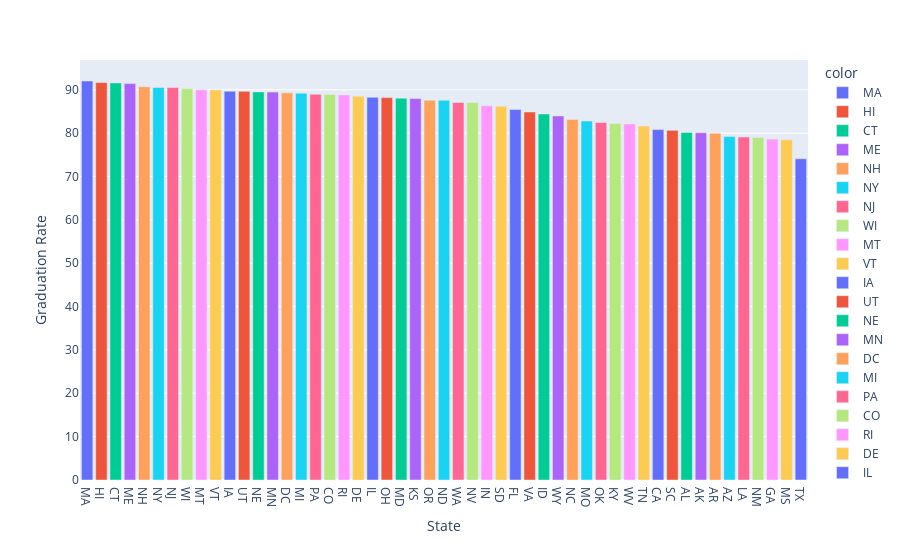

Source (notebook cell):
### Code cell
fig = px.bar(x=graduation_rate['Geographic Area'], y=graduation_rate['percent_completed_hs'], 
							hover_name=graduation_rate['percent_completed_hs'], color=graduation_rate['Geographic Area'],
							color_continuous_scale='Agsunset')
fig.update_layout(xaxis_title='State', yaxis_title='Graduation Rate', 
									coloraxis_showscale=False)
fig.update_traces(hovertemplate='State: %{x} <br>Graduation Rate: %{y}')
fig.show()

### Figure 1 — Plotly figure (JSON) as saved in the notebook; plotly's stock layout.template omitted (floating-point values rounded to 4 significant figures)
{"data": [{"alignmentgroup": "True", "hovertemplate": "State: %{x} <br>Graduation Rate: %{y}", "hovertext": [92.03], "legendgroup": "MA", "marker": {"color": "#636efa", "pattern": {"shape": ""}}, "name": "MA", "offsetgroup": "MA", "orientation": "v", "showlegend": true, "textposition": "auto", "type": "bar", "x": ["MA"], "xaxis": "x", "y": [92.03], "yaxis": "y"}, {"alignmentgroup": "True", "hovertemplate": "State: %{x} <br>Graduation Rate: %{y}", "hovertext": [91.67], "legendgroup": "HI", "marker": {"color": "#EF553B", "pattern": {"shape": ""}}, "name": "HI", "offsetgroup": "HI", "orientation": "v", "showlegend": true, "textposition": "auto", "type": "bar", "x": ["HI"], "xaxis": "x", "y": [91.67], "yaxis": "y"}, {"alignmentgroup": "True", "hovertemplate": "State: %{x} <br>Graduation Rate: %{y}", "hovertext": [91.59], "legendgroup": "CT", "marker": {"color": "#00cc96", "pattern": {"shape": ""}}, "name": "CT", "offsetgroup": "CT", "orientation": "v", "showlegend": true, "textposition": "auto", "type": "bar", "x": ["CT"], "xaxis": "x", "y": [91.59], "yaxis": "y"}, {"alignmentgroup": "True", "hovertemplate": "State: %{x} <br>Graduation Rate: %{y}", "hovertext": [91.43], "legendgroup": "ME", "marker": {"color": "#ab63fa", "pattern": {"shape": ""}}, "name": "ME", "offsetgroup": "ME", "orientation": "v", "showlegend": true, "textposition": "auto", "type": "bar", "x": ["ME"], "xaxis": "x", "y": [91.43], "yaxis": "y"}, {"alignmentgroup": "True", "hovertemplate": "State: %{x} <br>Graduation Rate: %{y}", "hovertext": [90.71], "legendgroup": "NH", "marker": {"color": "#FFA15A", "pattern": {"shape": ""}}, "name": "NH", "offsetgroup": "NH", "orientation": "v", "showlegend": true, "textposition": "auto", "type": "bar", "x": ["NH"], "xaxis": "x", "y": [90.71], "yaxis": "y"}, {"alignmentgroup": "True", "hovertemplate": "State: %{x} <br>Graduation Rate: %{y}", "hovertext": [90.54], "legendgroup": "NY", "marker": {"color": "#19d3f3", "pattern": {"shape": ""}}, "name": "NY", "offsetgroup": "NY", "orientation": "v", "showlegend": true, "textposition": "auto", "type": "bar", "x": ["NY"], "xaxis": "x", "y": [90.54], "yaxis": "y"}, {"alignmentgroup": "True", "hovertemplate": "State: %{x} <br>Graduation Rate: %{y}", "hovertext": [90.52], "legendgroup": "NJ", "marker": {"color": "#FF6692", "pattern": {"shape": ""}}, "name": "NJ", "offsetgroup": "NJ", "orientation": "v", "showlegend": true, "textposition": "auto", "type": "bar", "x": ["NJ"], "xaxis": "x", "y": [90.52], "yaxis": "y"}, {"alignmentgroup": "True", "hovertemplate": "State: %{x} <br>Graduation Rate: %{y}", "hovertext": [90.26], "legendgroup": "WI", "marker": {"color": "#B6E880", "pattern": {"shape": ""}}, "name": "WI", "offsetgroup": "WI", "orientation": "v", "showlegend": true, "textposition": "auto", "type": "bar", "x": ["WI"], "xaxis": "x", "y": [90.26], "yaxis": "y"}, {"alignmentgroup": "True", "hovertemplate": "State: %{x} <br>Graduation Rate: %{y}", "hovertext": [89.99], "legendgroup": "MT", "marker": {"color": "#FF97FF", "pattern": {"shape": ""}}, "name": "MT", "offsetgroup": "MT", "orientation": "v", "showlegend": true, "textposition": "auto", "type": "bar", "x": ["MT"], "xaxis": "x", "y": [89.99], "yaxis": "y"}, {"alignmentgroup": "True", "hovertemplate": "State: %{x} <br>Graduation Rate: %{y}", "hovertext": [89.98], "legendgroup": "VT", "marker": {"color": "#FECB52", "pattern": {"shape": ""}}, "name": "VT", "offsetgroup": "VT", "orientation": "v", "showlegend": true, "textposition": "auto", "type": "bar", "x": ["VT"], "xaxis": "x", "y": [89.98], "yaxis": "y"}, {"alignmentgroup": "True", "hovertemplate": "State: %{x} <br>Graduation Rate: %{y}", "hovertext": [89.67], "legendgroup": "IA", "marker": {"color": "#636efa", "pattern": {"shape": ""}}, "name": "IA", "offsetgroup": "IA", "orientation": "v", "showlegend": true, "textposition": "auto", "type": "bar", "x": ["IA"], "xaxis": "x", "y": [89.67], "yaxis": "y"}, {"alignmentgroup": "True", "hovertemplate": "State: %{x} <br>Graduation Rate: %{y}", "hovertext": [89.64], "legendgroup": "UT", "marker": {"color": "#EF553B", "pattern": {"shape": ""}}, "name": "UT", "offsetgroup": "UT", "orientation": "v", "showlegend": true, "textposition": "auto", "type": "bar", "x": ["UT"], "xaxis": "x", "y": [89.64], "yaxis": "y"}, {"alignmentgroup": "True", "hovertemplate": "State: %{x} <br>Graduation Rate: %{y}", "hovertext": [89.52], "legendgroup": "NE", "marker": {"color": "#00cc96", "pattern": {"shape": ""}}, "name": "NE", "offsetgroup": "NE", "orientation": "v", "showlegend": true, "textposition": "auto", "type": "bar", "x": ["NE"], "xaxis": "x", "y": [89.52], "yaxis": "y"}, {"alignmentgroup": "True", "hovertemplate": "State: %{x} <br>Graduation Rate: %{y}", "hovertext": [89.47], "legendgroup": "MN", "marker": {"color": "#ab63fa", "pattern": {"shape": ""}}, "name": "MN", "offsetgroup": "MN", "orientation": "v", "showlegend": true, "textposition": "auto", "type": "bar", "x": ["MN"], "xaxis": "x", "y": [89.47], "yaxis": "y"}, {"alignmentgroup": "True", "hovertemplate": "State: %{x} <br>Graduation Rate: %{y}", "hovertext": [89.3], "legendgroup": "DC", "marker": {"color": "#FFA15A", "pattern": {"shape": ""}}, "name": "DC", "offsetgroup": "DC", "orientation": "v", "showlegend": true, "textposition": "auto", "type": "bar", "x": ["DC"], "xaxis": "x", "y": [89.3], "yaxis": "y"}, {"alignmentgroup": "True", "hovertemplate": "State: %{x} <br>Graduation Rate: %{y}", "hovertext": [89.21], "legendgroup": "MI", "marker": {"color": "#19d3f3", "pattern": {"shape": ""}}, "name": "MI", "offsetgroup": "MI", "orientation": "v", "showlegend": true, "textposition": "auto", "type": "bar", "x": ["MI"], "xaxis": "x", "y": [89.21], "yaxis": "y"}, {"alignmentgroup": "True", "hovertemplate": "State: %{x} <br>Graduation Rate: %{y}", "hovertext": [88.97], "legendgroup": "PA", "marker": {"color": "#FF6692", "pattern": {"shape": ""}}, "name": "PA", "offsetgroup": "PA", "orientation": "v", "showlegend": true, "textposition": "auto", "type": "bar", "x": ["PA"], "xaxis": "x", "y": [88.97], "yaxis": "y"}, {"alignmentgroup": "True", "hovertemplate": "State: %{x} <br>Graduation Rate: %{y}", "hovertext": [88.93], "legendgroup": "CO", "marker": {"color": "#B6E880", "pattern": {"shape": ""}}, "name": "CO", "offsetgroup": "CO", "orientation": "v", "showlegend": true, "textposition": "auto", "type": "bar", "x": ["CO"], "xaxis": "x", "y": [88.93], "yaxis": "y"}, {"alignmentgroup": "True", "hovertemplate": "State: %{x} <br>Graduation Rate: %{y}", "hovertext": [88.82], "legendgroup": "RI", "marker": {"color": "#FF97FF", "pattern": {"shape": ""}}, "name": "RI", "offsetgroup": "RI", "orientation": "v", "showlegend": true, "textposition": "auto", "type": "bar", "x": ["RI"], "xaxis": "x", "y": [88.82], "yaxis": "y"}, {"alignmentgroup": "True", "hovertemplate": "State: %{x} <br>Graduation Rate: %{y}", "hovertext": [88.52], "legendgroup": "DE", "marker": {"color": "#FECB52", "pattern": {"shape": ""}}, "name": "DE", "offsetgroup": "DE", "orientation": "v", "showlegend": true, "textposition": "auto", "type": "bar", "x": ["DE"], "xaxis": "x", "y": [88.52], "yaxis": "y"}, {"alignmentgroup": "True", "hovertemplate": "State: %{x} <br>Graduation Rate: %{y}", "hovertext": [88.29], "legendgroup": "IL", "marker": {"color": "#636efa", "pattern": {"shape": ""}}, "name": "IL", "offsetgroup": "IL", "orientation": "v", "showlegend": true, "textposition": "auto", "type": "bar", "x": ["IL"], "xaxis": "x", "y": [88.29], "yaxis": "y"}, {"alignmentgroup": "True", "hovertemplate": "State: %{x} <br>Graduation Rate: %{y}", "hovertext": [88.2], "legendgroup": "OH", "marker": {"color": "#EF553B", "pattern": {"shape": ""}}, "name": "OH", "offsetgroup": "OH", "orientation": "v", "showlegend": true, "textposition": "auto", "type": "bar", "x": ["OH"], "xaxis": "x", "y": [88.2], "yaxis": "y"}, {"alignmentgroup": "True", "hovertemplate": "State: %{x} <br>Graduation Rate: %{y}", "hovertext": [88.08], "legendgroup": "MD", "marker": {"color": "#00cc96", "pattern": {"shape": ""}}, "name": "MD", "offsetgroup": "MD", "orientation": "v", "showlegend": true, "textposition": "auto", "type": "bar", "x": ["MD"], "xaxis": "x", "y": [88.08], "yaxis": "y"}, {"alignmentgroup": "True", "hovertemplate": "State: %{x} <br>Graduation Rate: %{y}", "hovertext": [87.97], "legendgroup": "KS", "marker": {"color": "#ab63fa", "pattern": {"shape": ""}}, "name": "KS", "offsetgroup": "KS", "orientation": "v", "showlegend": true, "textposition": "auto", "type": "bar", "x": ["KS"], "xaxis": "x", "y": [87.97], "yaxis": "y"}, {"alignmentgroup": "True", "hovertemplate": "State: %{x} <br>Graduation Rate: %{y}", "hovertext": [87.6], "legendgroup": "OR", "marker": {"color": "#FFA15A", "pattern": {"shape": ""}}, "name": "OR", "offsetgroup": "OR", "orientation": "v", "showlegend": true, "textposition": "auto", "type": "bar", "x": ["OR"], "xaxis": "x", "y": [87.6], "yaxis": "y"}, {"alignmentgroup": "True", "hovertemplate": "State: %{x} <br>Graduation Rate: %{y}", "hovertext": [87.6], "legendgroup": "ND", "marker": {"color": "#19d3f3", "pattern": {"shape": ""}}, "name": "ND", "offsetgroup": "ND", "orientation": "v", "showlegend": true, "textposition": "auto", "type": "bar", "x": ["ND"], "xaxis": "x", "y": [87.6], "yaxis": "y"}, {"alignmentgroup": "True", "hovertemplate": "State: %{x} <br>Graduation Rate: %{y}", "hovertext": [87.07], "legendgroup": "WA", "marker": {"color": "#FF6692", "pattern": {"shape": ""}}, "name": "WA", "offsetgroup": "WA", "orientation": "v", "showlegend": true, "textposition": "auto", "type": "bar", "x": ["WA"], "xaxis": "x", "y": [87.07], "yaxis": "y"}, {"alignmentgroup": "True", "hovertemplate": "State: %{x} <br>Graduation Rate: %{y}", "hovertext": [87.05], "legendgroup": "NV", "marker": {"color": "#B6E880", "pattern": {"shape": ""}}, "name": "NV", "offsetgroup": "NV", "orientation": "v", "showlegend": true, "textposition": "auto", "type": "bar", "x": ["NV"], "xaxis": "x", "y": [87.05], "yaxis": "y"}, {"alignmentgroup": "True", "hovertemplate": "State: %{x} <br>Graduation Rate: %{y}", "hovertext": [86.32], "legendgroup": "IN", "marker": {"color": "#FF97FF", "pattern": {"shape": ""}}, "name": "IN", "offsetgroup": "IN", "orientation": "v", "showlegend": true, "textposition": "auto", "type": "bar", "x": ["IN"], "xaxis": "x", "y": [86.32], "yaxis": "y"}, {"alignmentgroup": "True", "hovertemplate": "State: %{x} <br>Graduation Rate: %{y}", "hovertext": [86.18], "legendgroup": "SD", "marker": {"color": "#FECB52", "pattern": {"shape": ""}}, "name": "SD", "offsetgroup": "SD", "orientation": "v", "showlegend": true, "textposition": "auto", "type": "bar", "x": ["SD"], "xaxis": "x", "y": [86.18], "yaxis": "y"}, {"alignmentgroup": "True", "hovertemplate": "State: %{x} <br>Graduation Rate: %{y}", "hovertext": [85.46], "legendgroup": "FL", "marker": {"color": "#636efa", "pattern": {"shape": ""}}, "name": "FL", "offsetgroup": "FL", "orientation": "v", "showlegend": true, "textposition": "auto", "type": "bar", "x": ["FL"], "xaxis": "x", "y": [85.46], "yaxis": "y"}, {"alignmentgroup": "True", "hovertemplate": "State: %{x} <br>Graduation Rate: %{y}", "hovertext": [84.88], "legendgroup": "VA", "marker": {"color": "#EF553B", "pattern": {"shape": ""}}, "name": "VA", "offsetgroup": "VA", "orientation": "v", "showlegend": true, "textposition": "auto", "type": "bar", "x": ["VA"], "xaxis": "x", "y": [84.88], "yaxis": "y"}, {"alignmentgroup": "True", "hovertemplate": "State: %{x} <br>Graduation Rate: %{y}", "hovertext": [84.42], "legendgroup": "ID", "marker": {"color": "#00cc96", "pattern": {"shape": ""}}, "name": "ID", "offsetgroup": "ID", "orientation": "v", "showlegend": true, "textposition": "auto", "type": "bar", "x": ["ID"], "xaxis": "x", "y": [84.42], "yaxis": "y"}, {"alignmentgroup": "True", "hovertemplate": "State: %{x} <br>Graduation Rate: %{y}", "hovertext": [83.97], "legendgroup": "WY", "marker": {"color": "#ab63fa", "pattern": {"shape": ""}}, "name": "WY", "offsetgroup": "WY", "orientation": "v", "showlegend": true, "textposition": "auto", "type": "bar", "x": ["WY"], "xaxis": "x", "y": [83.97], "yaxis": "y"}, {"alignmentgroup": "True", "hovertemplate": "State: %{x} <br>Graduation Rate: %{y}", "hovertext": [83.14], "legendgroup": "NC", "marker": {"color": "#FFA15A", "pattern": {"shape": ""}}, "name": "NC", "offsetgroup": "NC", "orientation": "v", "showlegend": true, "textposition": "auto", "type": "bar", "x": ["NC"], "xaxis": "x", "y": [83.14], "yaxis": "y"}, {"alignmentgroup": "True", "hovertemplate": "State: %{x} <br>Graduation Rate: %{y}", "hovertext": [82.79], "legendgroup": "MO", "marker": {"color": "#19d3f3", "pattern": {"shape": ""}}, "name": "MO", "offsetgroup": "MO", "orientation": "v", "showlegend": true, "textposition": "auto", "type": "bar", "x": ["MO"], "xaxis": "x", "y": [82.79], "yaxis": "y"}, {"alignmentgroup": "True", "hovertemplate": "State: %{x} <br>Graduation Rate: %{y}", "hovertext": [82.46], "legendgroup": "OK", "marker": {"color": "#FF6692", "pattern": {"shape": ""}}, "name": "OK", "offsetgroup": "OK", "orientation": "v", "showlegend": true, "textposition": "auto", "type": "bar", "x": ["OK"], "xaxis": "x", "y": [82.46], "yaxis": "y"}, {"alignmentgroup": "True", "hovertemplate": "State: %{x} <br>Graduation Rate: %{y}", "hovertext": [82.22], "legendgroup": "KY", "marker": {"color": "#B6E880", "pattern": {"shape": ""}}, "name": "KY", "offsetgroup": "KY", "orientation": "v", "showlegend": true, "textposition": "auto", "type": "bar", "x": ["KY"], "xaxis": "x", "y": [82.22], "yaxis": "y"}, {"alignmentgroup": "True", "hovertemplate": "State: %{x} <br>Graduation Rate: %{y}", "hovertext": [82.14], "legendgroup": "WV", "marker": {"color": "#FF97FF", "pattern": {"shape": ""}}, "name": "WV", "offsetgroup": "WV", "orientation": "v", "showlegend": true, "textposition": "auto", "type": "bar", "x": ["WV"], "xaxis": "x", "y": [82.14], "yaxis": "y"}, {"alignmentgroup": "True", "hovertemplate": "State: %{x} <br>Graduation Rate: %{y}", "hovertext": [81.63], "legendgroup": "TN", "marker": {"color": "#FECB52", "pattern": {"shape": ""}}, "name": "TN", "offsetgroup": "TN", "orientation": "v", "showlegend": true, "textposition": "auto", "type": "bar", "x": ["TN"], "xaxis": "x", "y": [81.63], "yaxis": "y"}, {"alignmentgroup": "True", "hovertemplate": "State: %{x} <br>Graduation Rate: %{y}", "hovertext": [80.82], "legendgroup": "CA", "marker": {"color": "#636efa", "pattern": {"shape": ""}}, "name": "CA", "offsetgroup": "CA", "orientation": "v", "showlegend": true, "textposition": "auto", "type": "bar", "x": ["CA"], "xaxis": "x", "y": [80.82], "yaxis": "y"}, {"alignmentgroup": "True", "hovertemplate": "State: %{x} <br>Graduation Rate: %{y}", "hovertext": [80.65], "legendgroup": "SC", "marker": {"color": "#EF553B", "pattern": {"shape": ""}}, "name": "SC", "offsetgroup": "SC", "orientation": "v", "showlegend": true, "textposition": "auto", "type": "bar", "x": ["SC"], "xaxis": "x", "y": [80.65], "yaxis": "y"}, {"alignmentgroup": "True", "hovertemplate": "State: %{x} <br>Graduation Rate: %{y}", "hovertext": [80.16], "legendgroup": "AL", "marker": {"color": "#00cc96", "pattern": {"shape": ""}}, "name": "AL", "offsetgroup": "AL", "orientation": "v", "showlegend": true, "textposition": "auto", "type": "bar", "x": ["AL"], "xaxis": "x", "y": [80.16], "yaxis": "y"}, {"alignmentgroup": "True", "hovertemplate": "State: %{x} <br>Graduation Rate: %{y}", "hovertext": [80.1], "legendgroup": "AK", "marker": {"color": "#ab63fa", "pattern": {"shape": ""}}, "name": "AK", "offsetgroup": "AK", "orientation": "v", "showlegend": true, "textposition": "auto", "type": "bar", "x": ["AK"], "xaxis": "x", "y": [80.1], "yaxis": "y"}, {"alignmentgroup": "True", "hovertemplate": "State: %{x} <br>Graduation Rate: %{y}", "hovertext": [79.95], "legendgroup": "AR", "marker": {"color": "#FFA15A", "pattern": {"shape": ""}}, "name": "AR", "offsetgroup": "AR", "orientation": "v", "showlegend": true, "textposition": "auto", "type": "bar", "x": ["AR"], "xaxis": "x", "y": [79.95], "yaxis": "y"}, {"alignmentgroup": "True", "hovertemplate": "State: %{x} <br>Graduation Rate: %{y}", "hovertext": [79.22], "legendgroup": "AZ", "marker": {"color": "#19d3f3", "pattern": {"shape": ""}}, "name": "AZ", "offsetgroup": "AZ", "orientation": "v", "showlegend": true, "textposition": "auto", "type": "bar", "x": ["AZ"], "xaxis": "x", "y": [79.22], "yaxis": "y"}, {"alignmentgroup": "True", "hovertemplate": "State: %{x} <br>Graduation Rate: %{y}", "hovertext": [79.12], "legendgroup": "LA", "marker": {"color": "#FF6692", "pattern": {"shape": ""}}, "name": "LA", "offsetgroup": "LA", "orientation": "v", "showlegend": true, "textposition": "auto", "type": "bar", "x": ["LA"], "xaxis": "x", "y": [79.12], "yaxis": "y"}, {"alignmentgroup": "True", "hovertemplate": "State: %{x} <br>Graduation Rate: %{y}", "hovertext": [78.97], "legendgroup": "NM", "marker": {"color": "#B6E880", "pattern": {"shape": ""}}, "name": "NM", "offsetgroup": "NM", "orientation": "v", "showlegend": true, "textposition": "auto", "type": "bar", "x": ["NM"], "xaxis": "x", "y": [78.97], "yaxis": "y"}, {"alignmentgroup": "True", "hovertemplate": "State: %{x} <br>Graduation Rate: %{y}", "hovertext": [78.63], "legendgroup": "GA", "marker": {"color": "#FF97FF", "pattern": {"shape": ""}}, "name": "GA", "offsetgroup": "GA", "orientation": "v", "showlegend": true, "textposition": "auto", "type": "bar", "x": ["GA"], "xaxis": "x", "y": [78.63], "yaxis": "y"}, {"alignmentgroup": "True", "hovertemplate": "State: %{x} <br>Graduation Rate: %{y}", "hovertext": [78.47], "legendgroup": "MS", "marker": {"color": "#FECB52", "pattern": {"shape": ""}}, "name": "MS", "offsetgroup": "MS", "orientation": "v", "showlegend": true, "textposition": "auto", "type": "bar", "x": ["MS"], "xaxis": "x", "y": [78.47], "yaxis": "y"}, {"alignmentgroup": "True", "hovertemplate": "State: %{x} <br>Graduation Rate: %{y}", "hovertext": [74.09], "legendgroup": "TX", "marker": {"color": "#636efa", "pattern": {"shape": ""}}, "name": "TX", "offsetgroup": "TX", "orientation": "v", "showlegend": true, "textposition": "auto", "type": "bar", "x": ["TX"], "xaxis": "x", "y": [74.09], "yaxis": "y"}], "layout": {"autosize": true, "barmode": "relative", "coloraxis": {"showscale": false}, "legend": {"title": {"text": "color"}, "tracegroupgap": 0}, "margin": {"t": 60}, "xaxis": {"anchor": "y", "autorange": true, "domain": [0, 1], "range": [-0.5, 50.5], "title": {"text": "State"}, "type": "category"}, "yaxis": {"anchor": "x", "autorange": true, "domain": [0, 1], "range": [0, 96.87], "title": {"text": "Graduation Rate"}, "type": "linear"}}}
